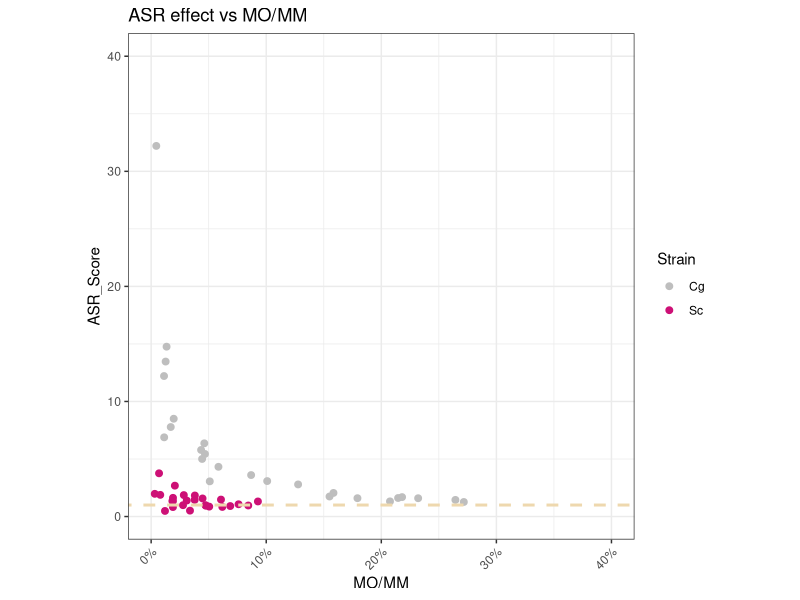
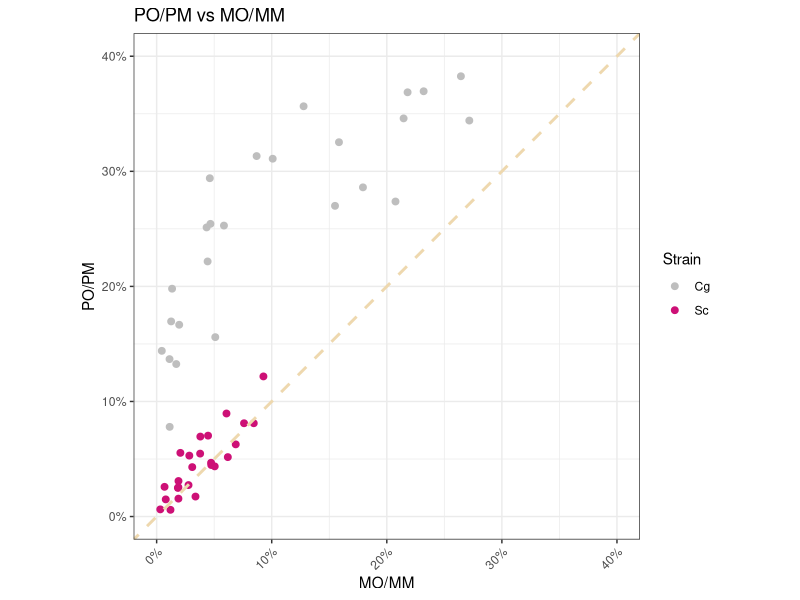

The R script that drew these images, in order:
## ---- chunk 1
library(tidyverse)
library(ggplot2)
library(dplyr)
library(mgcv)
library(broom)
library(viridis)
## ---- chunk 2
asr_raw <- read.csv("../input/MOPO_Sc_Cg_ASR_scatter_plot.csv")

# scatterplot of MO/MM vs PO/PM
png("../output/MO_vs_PO.png", width = 4, height = 4, units = 'in',res = 300) # png for slides
asr_raw  %>% subset(., MO.MM != 1 & PO.PM != 1) %>%
  ggplot(aes(x = MO.MM, y = PO.PM)) + 
  geom_point(aes(color = Strain),size = 2) + 
  #geom_smooth(aes(color = Strain, fill = Strain), method = "lm") +
  #scale_color_viridis(discrete = TRUE, option = "D") +
  #scale_fill_viridis(discrete = TRUE) + 

  # change decimal scale to pct
  scale_y_continuous(labels = scales::percent, breaks = seq(0, 0.4, 0.1)) +
  scale_x_continuous(labels = scales::percent, breaks = seq(0, 0.4, 0.1)) +
  scale_color_manual(values = c("grey", "deeppink3", "hotpink", "darkorchid2", "deepskyblue", "dodgerblue3", "grey20", "seagreen1"))  +
  # change the scale of x and y axis
  coord_fixed(ratio = 1, xlim = c(0,0.4), ylim = c(0,0.4), expand = TRUE, clip = "on") +
  geom_abline(slope = 1, intercept = 0, color="wheat2", linetype="dashed", size=1) +
  theme_bw() +
  theme(axis.text.x=element_text(angle=45,hjust=1)) +
  ylab("PO/PM") +
  xlab("MO/MM") +
  ggtitle("PO/PM vs MO/MM")
dev.off()

## ---- chunk 3
# MO/MM vs ASR Score
asr_raw %>% mutate(.,ASR_Score = PO.PM/MO.MM, .keep = "all") %>% subset(., MO.MM != 1 & ASR_Score != 1) %>%
  ggplot(aes(x = MO.MM, y = ASR_Score)) + 
  geom_point(aes(color = Strain),size = 2) + 
  #geom_smooth(aes(color = Strain, fill = Strain), method = "lm") +
  #scale_color_viridis(discrete = TRUE, option = "D") +
  #scale_fill_viridis(discrete = TRUE) + 

  # change decimal scale to pct
  #scale_y_continuous(labels = scales::percent, breaks = seq(0, 0.4, 0.1)) +
  scale_x_continuous(labels = scales::percent, breaks = seq(0, 0.4, 0.1)) +
  scale_color_manual(values = c("grey", "deeppink3", "hotpink", "darkorchid2", "deepskyblue", "dodgerblue3", "grey20", "seagreen1"))  +
  # change the scale of x and y axis
  coord_fixed(ratio = 0.01, xlim = c(0,0.4), ylim = c(0,40), expand = TRUE, clip = "on") +
  geom_abline(slope = 0, intercept = 1, color="wheat2", linetype="dashed", size=1) +
  theme_bw() +
  theme(axis.text.x=element_text(angle=45,hjust=1)) +
  ylab("ASR_Score") +
  xlab("MO/MM") +
  ggtitle("ASR effect vs MO/MM")


